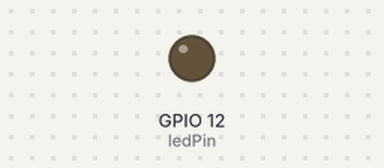
Bench run of a sketch on a simulated ESP32. On the bench: output pins drawn as LEDs (lit = HIGH). Nothing arrives over Bluetooth unless stated; a phone connects over Bluetooth LE 3 s after start; what the sketch prints to the serial monitor is not drawn.

Above: at 0.05 s.
Timing chart, 0 to 3.0 s (numbered marks = the images above):
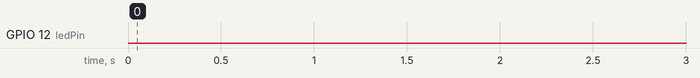

The sketch:

starter.ino
```cpp
#include <BLEDevice.h>
#include <BLEServer.h>
#include <BLEUtils.h>

const int ledPin = 12; // Onboard LED pin
bool deviceConnected = false;

// Custom callback class to handle connection events
class MyServerCallbacks: public BLEServerCallbacks {
    void onConnect(BLEServer* pServer) {
      deviceConnected = true;
      Serial.println("Device connected!");
    };

    void onDisconnect(BLEServer* pServer) {
      deviceConnected = false;
      Serial.println("Device disconnected!");
      // Restart advertising so other devices can find it again
      pServer->startAdvertising();
    }
};

void setup() {
  Serial.begin(115200);
  pinMode(ledPin, OUTPUT);

  // Initialize BLE Device
  BLEDevice::init("ESP32_BLE_Blinker");

  // Create BLE Server and set its callbacks
  BLEServer *pServer = BLEDevice::createServer();
  pServer->setCallbacks(new MyServerCallbacks());

  // Start BLE Advertising so your phone can see it
  BLEAdvertising *pAdvertising = BLEDevice::getAdvertising();
  pAdvertising->start();

  Serial.println("BLE waiting for a client connection...");
}

void loop() {
  if (deviceConnected) {
    // Blink LED when connected
    digitalWrite(ledPin, HIGH);
    delay(500);
    digitalWrite(ledPin, LOW);
    delay(500);
  } else {
    // Turn off LED when disconnected
    digitalWrite(ledPin, LOW);
  }
}
```

Measured:
- by itself, GPIO 12 (ledPin): LOW → HIGH at 3.0 s, → LOW 0.50 s later, → HIGH 0.50 s later, → LOW 0.50 s later, … (254 changes in this stretch)
